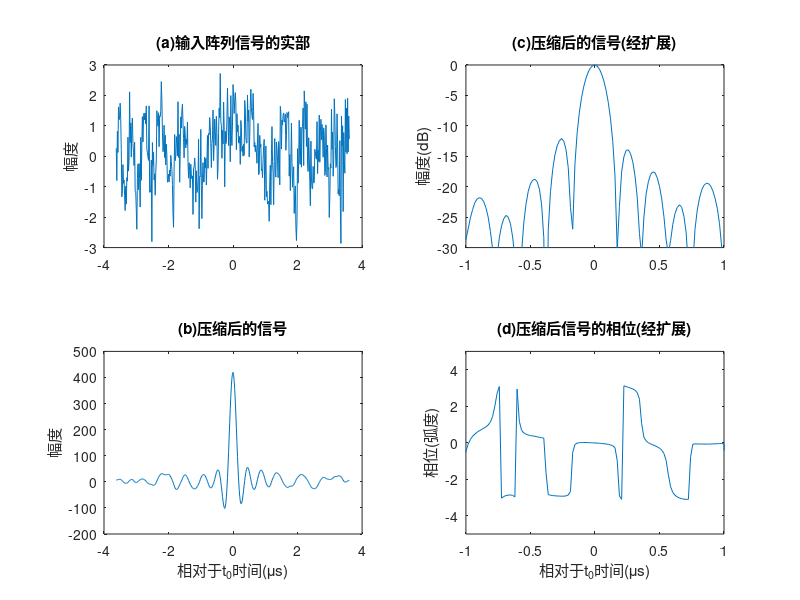

This chart was generated by the following MATLAB code:
% SAR_Figure_3_7
% 2016.08.31
close all;clear all;clc

T = 7.24e-6;                % 信号持续时间
B = 5.8e6;                  % 信号带宽
K = B/T;                    % 调频率
ratio = 10;                 % 过采样率
Fs = ratio*B;               % 采样频率
dt = 1/Fs;                  % 采样间隔
N = ceil(T/dt);             % 采样点数
t = ((0:N-1)-N/2)/N*T;      % 时间轴

st = exp(1i*pi*K*t.^2)+0.75*randn(1,N);      % 生成带有高斯噪声的信号
ht = exp(-1i*pi*K*t.^2);                    % 匹配滤波器
out = fftshift(ifft(fft(st).*fft(ht)));     % 计算循环卷积

Z = abs(out);
Z = Z/max(Z);
Z = 20*log10(eps+Z);

figure,set(gcf,'Color','w');
subplot(2,2,1),plot(t*1e6,real(st));
title('(a)输入阵列信号的实部');ylabel('幅度');
subplot(2,2,2),plot(t*1e6,Z);axis([-1 1 -30 0]);
title('(c)压缩后的信号(经扩展)'),ylabel('幅度(dB)');
subplot(2,2,3),plot(t*1e6,out);
title('(b)压缩后的信号'),xlabel('相对于t_{0}时间(\mus)'),ylabel('幅度');
subplot(2,2,4),plot(t*1e6,angle(out));axis([-1 1 -5 5]);
title('(d)压缩后信号的相位(经扩展)'),xlabel('相对于t_{0}时间(\mus)'),ylabel('相位(弧度)');